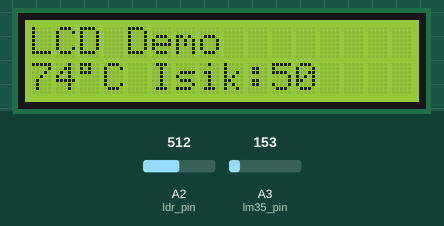
Bench run of a sketch on a simulated Arduino Uno, built with avr-gcc and run on an emulated ATmega328P. On the bench: 16×2 character LCD. The test bench sets the inputs (shaded band); at power-on: A3 (lm35_pin) = 153, A2 (ldr_pin) = 512.

Above: at 2.2 s.
2.3 s: A3 (lm35_pin) set to 165
At 3.5 s:
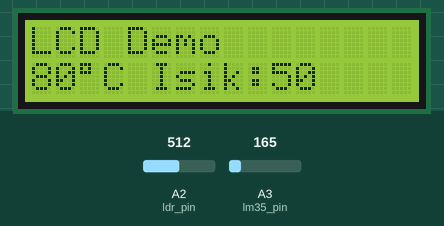
3.8 s: A2 (ldr_pin) set to 716
At 4.1 s:
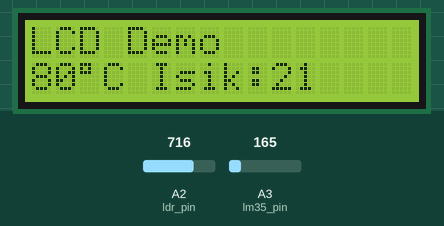
5.3 s: A3 (lm35_pin) set to 175
At 5.8 s:
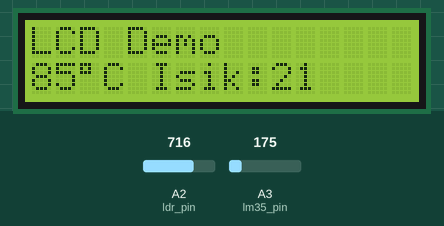
6.8 s: A2 (ldr_pin) set to 900
At 7.4 s:
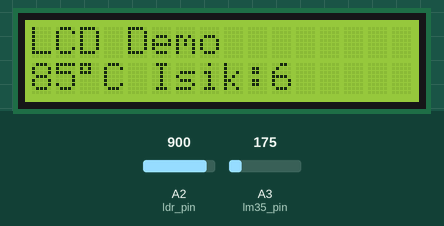
8.3 s: A3 (lm35_pin) set to 191
At 9.1 s:
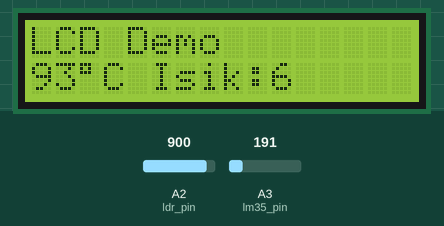
9.8 s: A2 (ldr_pin) set to 1023
At 10.7 s:
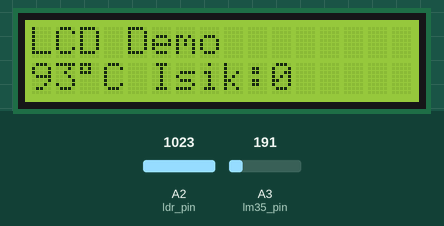
Timing chart, 0 to 12.3 s (numbered marks = the images above; inputs shaded):
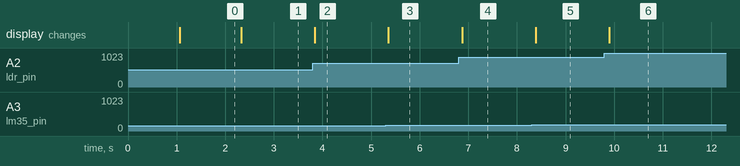

The sketch:

lcd_arduino.ino
```cpp
//gerekli kutuphaneler: LCD icin LiquidCrystal.h
#include <LiquidCrystal.h>

//sensor pinleri
#define lm35_pin A3
#define ldr_pin A2

//LCD ekran pinleri sirasiyla RS, E, D4, D5, D6, D7
LiquidCrystal lcd(12, 11, 5, 4, 3, 2);

void setup()
{
  //16 sutun, 2 satir
  lcd.begin(16, 2);
  //ilk satıra LCD Demo yaz
  lcd.print("LCD Demo");
  delay(1000);
}

void loop()
{
  //ldr yi oku ve degeri lux e cevir
  int ldr_val = ((2500.0 / (analogRead(ldr_pin) * (5.0 / 1024.0))) - 500) / 10.0;
  //lm35 i oku ve degeri santigrada cevir
  int lm35_val = (5.0 * analogRead(lm35_pin) * 100.0) / 1024;
  //imleci ikinci satir birinci karaktere getir
  lcd.setCursor(0, 1);
  //sicaklik degeri
  lcd.print(lm35_val);
  //derece sembolunu
  lcd.print("\337C");
  //imleci ikinci satir altinci karaktere getir
  lcd.setCursor(5, 1);
  lcd.print("Isik:");
  //isik degeri
  lcd.print(ldr_val);
  lcd.print(" ");
  delay(250);
}
```

Measured:
- after the input at 2.3 s, the display: changes at once (image 1)
- after the input at 3.8 s, the display: changes at once (image 2)
- after the input at 5.3 s, the display: changes after 0.06 s (image 3)
- after the input at 6.8 s, the display: changes after 0.07 s (image 4)
- after the input at 8.3 s, the display: changes after 0.08 s (image 5)
- after the input at 9.8 s, the display: changes after 0.10 s (image 6)
